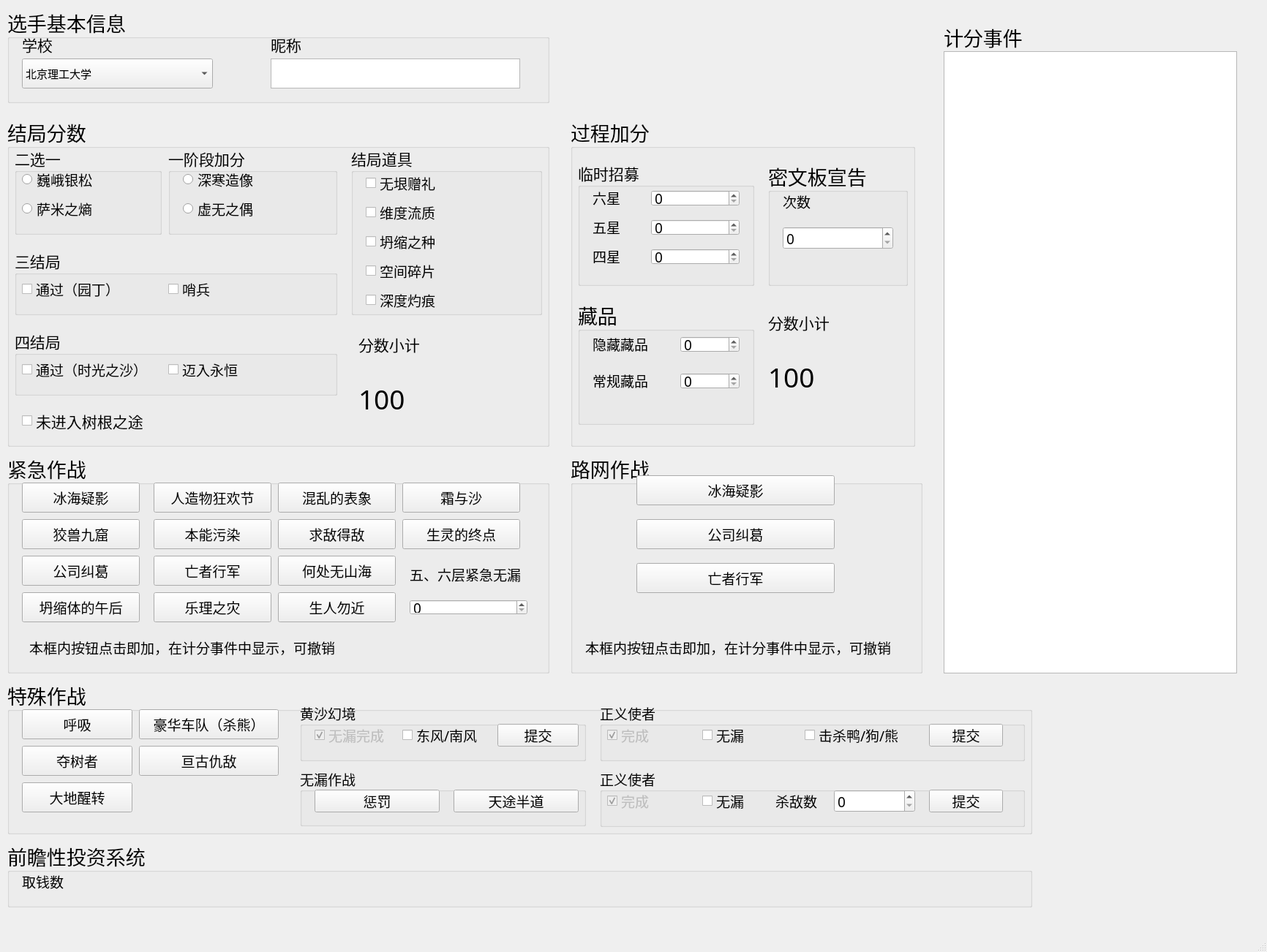
<?xml version="1.0" encoding="UTF-8"?>
<ui version="4.0">
 <class>MainWindow</class>
 <widget class="QMainWindow" name="MainWindow">
  <property name="geometry">
   <rect>
    <x>0</x>
    <y>0</y>
    <width>1732</width>
    <height>1302</height>
   </rect>
  </property>
  <property name="windowTitle">
   <string>MainWindow</string>
  </property>
  <widget class="QWidget" name="centralwidget">
   <widget class="QGroupBox" name="basic_inf">
    <property name="geometry">
     <rect>
      <x>10</x>
      <y>10</y>
      <width>741</width>
      <height>131</height>
     </rect>
    </property>
    <property name="font">
     <font>
      <family>黑体</family>
      <pointsize>20</pointsize>
     </font>
    </property>
    <property name="title">
     <string>选手基本信息</string>
    </property>
    <widget class="QLabel" name="label">
     <property name="geometry">
      <rect>
       <x>20</x>
       <y>30</y>
       <width>61</width>
       <height>41</height>
      </rect>
     </property>
     <property name="font">
      <font>
       <family>黑体</family>
       <pointsize>16</pointsize>
      </font>
     </property>
     <property name="text">
      <string>学校</string>
     </property>
    </widget>
    <widget class="QComboBox" name="canSchool">
     <property name="geometry">
      <rect>
       <x>20</x>
       <y>70</y>
       <width>261</width>
       <height>41</height>
      </rect>
     </property>
     <property name="font">
      <font>
       <family>黑体</family>
       <pointsize>11</pointsize>
      </font>
     </property>
     <property name="currentIndex">
      <number>0</number>
     </property>
     <item>
      <property name="text">
       <string>北京理工大学</string>
      </property>
     </item>
     <item>
      <property name="text">
       <string>北京邮电大学</string>
      </property>
     </item>
     <item>
      <property name="text">
       <string>北京航空航天大学</string>
      </property>
     </item>
    </widget>
    <widget class="QLabel" name="label_2">
     <property name="geometry">
      <rect>
       <x>360</x>
       <y>30</y>
       <width>61</width>
       <height>41</height>
      </rect>
     </property>
     <property name="font">
      <font>
       <family>黑体</family>
       <pointsize>16</pointsize>
      </font>
     </property>
     <property name="text">
      <string>昵称</string>
     </property>
    </widget>
    <widget class="QPlainTextEdit" name="canNickName">
     <property name="geometry">
      <rect>
       <x>360</x>
       <y>70</y>
       <width>341</width>
       <height>41</height>
      </rect>
     </property>
     <property name="font">
      <font>
       <family>黑体</family>
       <pointsize>14</pointsize>
      </font>
     </property>
    </widget>
   </widget>
   <widget class="QTextBrowser" name="score_log">
    <property name="geometry">
     <rect>
      <x>1290</x>
      <y>70</y>
      <width>401</width>
      <height>851</height>
     </rect>
    </property>
   </widget>
   <widget class="QLabel" name="label_3">
    <property name="geometry">
     <rect>
      <x>1290</x>
      <y>30</y>
      <width>221</width>
      <height>41</height>
     </rect>
    </property>
    <property name="font">
     <font>
      <family>黑体</family>
      <pointsize>20</pointsize>
     </font>
    </property>
    <property name="text">
     <string>计分事件</string>
    </property>
   </widget>
   <widget class="QGroupBox" name="groupBox_2">
    <property name="geometry">
     <rect>
      <x>10</x>
      <y>160</y>
      <width>741</width>
      <height>451</height>
     </rect>
    </property>
    <property name="font">
     <font>
      <family>黑体</family>
      <pointsize>20</pointsize>
     </font>
    </property>
    <property name="title">
     <string>结局分数</string>
    </property>
    <widget class="QGroupBox" name="end_oneOtwo">
     <property name="geometry">
      <rect>
       <x>10</x>
       <y>40</y>
       <width>201</width>
       <height>121</height>
      </rect>
     </property>
     <property name="font">
      <font>
       <family>黑体</family>
       <pointsize>16</pointsize>
      </font>
     </property>
     <property name="title">
      <string>二选一</string>
     </property>
     <widget class="QRadioButton" name="end_one">
      <property name="geometry">
       <rect>
        <x>10</x>
        <y>30</y>
        <width>181</width>
        <height>31</height>
       </rect>
      </property>
      <property name="font">
       <font>
        <family>黑体</family>
        <pointsize>14</pointsize>
       </font>
      </property>
      <property name="text">
       <string>巍峨银松</string>
      </property>
     </widget>
     <widget class="QRadioButton" name="end_two">
      <property name="geometry">
       <rect>
        <x>10</x>
        <y>70</y>
        <width>171</width>
        <height>31</height>
       </rect>
      </property>
      <property name="font">
       <font>
        <family>黑体</family>
        <pointsize>14</pointsize>
       </font>
      </property>
      <property name="text">
       <string>萨米之熵</string>
      </property>
     </widget>
    </widget>
    <widget class="QGroupBox" name="end_oneOtwo_plus">
     <property name="geometry">
      <rect>
       <x>220</x>
       <y>40</y>
       <width>231</width>
       <height>121</height>
      </rect>
     </property>
     <property name="font">
      <font>
       <family>黑体</family>
       <pointsize>16</pointsize>
      </font>
     </property>
     <property name="title">
      <string>一阶段加分</string>
     </property>
     <widget class="QRadioButton" name="end_one_plus">
      <property name="geometry">
       <rect>
        <x>20</x>
        <y>30</y>
        <width>181</width>
        <height>31</height>
       </rect>
      </property>
      <property name="font">
       <font>
        <family>黑体</family>
        <pointsize>14</pointsize>
       </font>
      </property>
      <property name="text">
       <string>深寒造像</string>
      </property>
     </widget>
     <widget class="QRadioButton" name="end_two_plus">
      <property name="geometry">
       <rect>
        <x>20</x>
        <y>70</y>
        <width>171</width>
        <height>31</height>
       </rect>
      </property>
      <property name="font">
       <font>
        <family>黑体</family>
        <pointsize>14</pointsize>
       </font>
      </property>
      <property name="text">
       <string>虚无之偶</string>
      </property>
     </widget>
    </widget>
    <widget class="QGroupBox" name="end_three">
     <property name="geometry">
      <rect>
       <x>10</x>
       <y>180</y>
       <width>441</width>
       <height>91</height>
      </rect>
     </property>
     <property name="font">
      <font>
       <family>黑体</family>
       <pointsize>16</pointsize>
      </font>
     </property>
     <property name="title">
      <string>三结局</string>
     </property>
     <widget class="QCheckBox" name="end_three_checked">
      <property name="geometry">
       <rect>
        <x>10</x>
        <y>40</y>
        <width>191</width>
        <height>31</height>
       </rect>
      </property>
      <property name="font">
       <font>
        <family>黑体</family>
        <pointsize>14</pointsize>
       </font>
      </property>
      <property name="text">
       <string>通过（园丁）</string>
      </property>
     </widget>
     <widget class="QCheckBox" name="end_three_plus">
      <property name="geometry">
       <rect>
        <x>210</x>
        <y>40</y>
        <width>191</width>
        <height>31</height>
       </rect>
      </property>
      <property name="font">
       <font>
        <family>黑体</family>
        <pointsize>14</pointsize>
       </font>
      </property>
      <property name="text">
       <string>哨兵</string>
      </property>
     </widget>
    </widget>
    <widget class="QGroupBox" name="end_four">
     <property name="geometry">
      <rect>
       <x>10</x>
       <y>290</y>
       <width>441</width>
       <height>91</height>
      </rect>
     </property>
     <property name="font">
      <font>
       <family>黑体</family>
       <pointsize>16</pointsize>
      </font>
     </property>
     <property name="title">
      <string>四结局</string>
     </property>
     <widget class="QCheckBox" name="end_four_checked">
      <property name="geometry">
       <rect>
        <x>10</x>
        <y>40</y>
        <width>191</width>
        <height>31</height>
       </rect>
      </property>
      <property name="font">
       <font>
        <family>黑体</family>
        <pointsize>14</pointsize>
       </font>
      </property>
      <property name="text">
       <string>通过（时光之沙）</string>
      </property>
     </widget>
     <widget class="QCheckBox" name="end_four_plus">
      <property name="geometry">
       <rect>
        <x>210</x>
        <y>40</y>
        <width>191</width>
        <height>31</height>
       </rect>
      </property>
      <property name="font">
       <font>
        <family>黑体</family>
        <pointsize>14</pointsize>
       </font>
      </property>
      <property name="text">
       <string>迈入永恒</string>
      </property>
     </widget>
    </widget>
    <widget class="QCheckBox" name="end_no_cave">
     <property name="geometry">
      <rect>
       <x>20</x>
       <y>400</y>
       <width>441</width>
       <height>31</height>
      </rect>
     </property>
     <property name="font">
      <font>
       <family>黑体</family>
       <pointsize>16</pointsize>
      </font>
     </property>
     <property name="text">
      <string>未进入树根之途</string>
     </property>
    </widget>
    <widget class="QGroupBox" name="end_collectible">
     <property name="geometry">
      <rect>
       <x>470</x>
       <y>40</y>
       <width>261</width>
       <height>231</height>
      </rect>
     </property>
     <property name="font">
      <font>
       <family>黑体</family>
       <pointsize>16</pointsize>
      </font>
     </property>
     <property name="title">
      <string>结局道具</string>
     </property>
     <widget class="QCheckBox" name="end_collectible_wuyin">
      <property name="geometry">
       <rect>
        <x>20</x>
        <y>30</y>
        <width>201</width>
        <height>41</height>
       </rect>
      </property>
      <property name="font">
       <font>
        <family>黑体</family>
        <pointsize>14</pointsize>
       </font>
      </property>
      <property name="text">
       <string>无垠赠礼</string>
      </property>
     </widget>
     <widget class="QCheckBox" name="end_collectible_weidu">
      <property name="geometry">
       <rect>
        <x>20</x>
        <y>70</y>
        <width>201</width>
        <height>41</height>
       </rect>
      </property>
      <property name="font">
       <font>
        <family>黑体</family>
        <pointsize>14</pointsize>
       </font>
      </property>
      <property name="text">
       <string>维度流质</string>
      </property>
     </widget>
     <widget class="QCheckBox" name="end_collectible_tansuo">
      <property name="geometry">
       <rect>
        <x>20</x>
        <y>110</y>
        <width>201</width>
        <height>41</height>
       </rect>
      </property>
      <property name="font">
       <font>
        <family>黑体</family>
        <pointsize>14</pointsize>
       </font>
      </property>
      <property name="text">
       <string>坍缩之种</string>
      </property>
     </widget>
     <widget class="QCheckBox" name="end_collectible_kongjian">
      <property name="geometry">
       <rect>
        <x>20</x>
        <y>150</y>
        <width>201</width>
        <height>41</height>
       </rect>
      </property>
      <property name="font">
       <font>
        <family>黑体</family>
        <pointsize>14</pointsize>
       </font>
      </property>
      <property name="text">
       <string>空间碎片</string>
      </property>
      <property name="checked">
       <bool>false</bool>
      </property>
     </widget>
     <widget class="QCheckBox" name="end_collectible_shendu">
      <property name="geometry">
       <rect>
        <x>20</x>
        <y>190</y>
        <width>201</width>
        <height>41</height>
       </rect>
      </property>
      <property name="font">
       <font>
        <family>黑体</family>
        <pointsize>14</pointsize>
       </font>
      </property>
      <property name="text">
       <string>深度灼痕</string>
      </property>
     </widget>
    </widget>
    <widget class="QLabel" name="label_4">
     <property name="geometry">
      <rect>
       <x>480</x>
       <y>290</y>
       <width>161</width>
       <height>41</height>
      </rect>
     </property>
     <property name="font">
      <font>
       <family>黑体</family>
       <pointsize>16</pointsize>
      </font>
     </property>
     <property name="text">
      <string>分数小计</string>
     </property>
    </widget>
    <widget class="QLabel" name="end_score_ssum">
     <property name="geometry">
      <rect>
       <x>480</x>
       <y>340</y>
       <width>231</width>
       <height>91</height>
      </rect>
     </property>
     <property name="font">
      <font>
       <family>黑体</family>
       <pointsize>28</pointsize>
       <weight>50</weight>
       <bold>false</bold>
      </font>
     </property>
     <property name="text">
      <string>100</string>
     </property>
    </widget>
   </widget>
   <widget class="QGroupBox" name="backpak">
    <property name="geometry">
     <rect>
      <x>780</x>
      <y>160</y>
      <width>471</width>
      <height>451</height>
     </rect>
    </property>
    <property name="font">
     <font>
      <family>黑体</family>
      <pointsize>20</pointsize>
     </font>
    </property>
    <property name="title">
     <string>过程加分</string>
    </property>
    <widget class="QGroupBox" name="tempcall">
     <property name="geometry">
      <rect>
       <x>10</x>
       <y>60</y>
       <width>241</width>
       <height>171</height>
      </rect>
     </property>
     <property name="font">
      <font>
       <family>黑体</family>
       <pointsize>16</pointsize>
      </font>
     </property>
     <property name="title">
      <string>临时招募</string>
     </property>
     <widget class="QLabel" name="label_5">
      <property name="geometry">
       <rect>
        <x>20</x>
        <y>30</y>
        <width>54</width>
        <height>41</height>
       </rect>
      </property>
      <property name="font">
       <font>
        <family>黑体</family>
        <pointsize>14</pointsize>
       </font>
      </property>
      <property name="text">
       <string>六星</string>
      </property>
     </widget>
     <widget class="QLabel" name="label_6">
      <property name="geometry">
       <rect>
        <x>20</x>
        <y>70</y>
        <width>54</width>
        <height>41</height>
       </rect>
      </property>
      <property name="font">
       <font>
        <family>黑体</family>
        <pointsize>14</pointsize>
       </font>
      </property>
      <property name="text">
       <string>五星</string>
      </property>
     </widget>
     <widget class="QLabel" name="label_7">
      <property name="geometry">
       <rect>
        <x>20</x>
        <y>110</y>
        <width>54</width>
        <height>41</height>
       </rect>
      </property>
      <property name="font">
       <font>
        <family>黑体</family>
        <pointsize>14</pointsize>
       </font>
      </property>
      <property name="text">
       <string>四星</string>
      </property>
     </widget>
     <widget class="QSpinBox" name="tempcall_six_count">
      <property name="geometry">
       <rect>
        <x>100</x>
        <y>40</y>
        <width>121</width>
        <height>22</height>
       </rect>
      </property>
      <property name="font">
       <font>
        <family>黑体</family>
        <pointsize>14</pointsize>
       </font>
      </property>
      <property name="layoutDirection">
       <enum>Qt::LeftToRight</enum>
      </property>
     </widget>
     <widget class="QSpinBox" name="tempcall_five_count">
      <property name="geometry">
       <rect>
        <x>100</x>
        <y>80</y>
        <width>121</width>
        <height>22</height>
       </rect>
      </property>
      <property name="font">
       <font>
        <family>黑体</family>
        <pointsize>14</pointsize>
       </font>
      </property>
      <property name="layoutDirection">
       <enum>Qt::LeftToRight</enum>
      </property>
     </widget>
     <widget class="QSpinBox" name="tempcall_four_count">
      <property name="geometry">
       <rect>
        <x>100</x>
        <y>120</y>
        <width>121</width>
        <height>22</height>
       </rect>
      </property>
      <property name="font">
       <font>
        <family>黑体</family>
        <pointsize>14</pointsize>
       </font>
      </property>
      <property name="layoutDirection">
       <enum>Qt::LeftToRight</enum>
      </property>
     </widget>
    </widget>
    <widget class="QGroupBox" name="collectible">
     <property name="geometry">
      <rect>
       <x>10</x>
       <y>250</y>
       <width>241</width>
       <height>171</height>
      </rect>
     </property>
     <property name="title">
      <string>藏品</string>
     </property>
     <widget class="QLabel" name="label_8">
      <property name="geometry">
       <rect>
        <x>20</x>
        <y>40</y>
        <width>91</width>
        <height>41</height>
       </rect>
      </property>
      <property name="font">
       <font>
        <family>黑体</family>
        <pointsize>14</pointsize>
       </font>
      </property>
      <property name="text">
       <string>隐藏藏品</string>
      </property>
     </widget>
     <widget class="QLabel" name="label_9">
      <property name="geometry">
       <rect>
        <x>20</x>
        <y>90</y>
        <width>91</width>
        <height>41</height>
       </rect>
      </property>
      <property name="font">
       <font>
        <family>黑体</family>
        <pointsize>14</pointsize>
       </font>
      </property>
      <property name="text">
       <string>常规藏品</string>
      </property>
     </widget>
     <widget class="QSpinBox" name="special_collectible_count">
      <property name="geometry">
       <rect>
        <x>140</x>
        <y>50</y>
        <width>81</width>
        <height>22</height>
       </rect>
      </property>
      <property name="font">
       <font>
        <family>黑体</family>
        <pointsize>14</pointsize>
       </font>
      </property>
     </widget>
     <widget class="QSpinBox" name="normal_collectible_count">
      <property name="geometry">
       <rect>
        <x>140</x>
        <y>100</y>
        <width>81</width>
        <height>22</height>
       </rect>
      </property>
      <property name="font">
       <font>
        <family>黑体</family>
        <pointsize>14</pointsize>
       </font>
      </property>
     </widget>
    </widget>
    <widget class="QGroupBox" name="secretspoke">
     <property name="geometry">
      <rect>
       <x>270</x>
       <y>60</y>
       <width>191</width>
       <height>171</height>
      </rect>
     </property>
     <property name="title">
      <string>密文板宣告</string>
     </property>
     <widget class="QLabel" name="label_10">
      <property name="geometry">
       <rect>
        <x>20</x>
        <y>40</y>
        <width>101</width>
        <height>31</height>
       </rect>
      </property>
      <property name="font">
       <font>
        <family>黑体</family>
        <pointsize>14</pointsize>
       </font>
      </property>
      <property name="text">
       <string>次数</string>
      </property>
     </widget>
     <widget class="QSpinBox" name="secretspoke_times">
      <property name="geometry">
       <rect>
        <x>20</x>
        <y>90</y>
        <width>151</width>
        <height>31</height>
       </rect>
      </property>
      <property name="font">
       <font>
        <family>黑体</family>
        <pointsize>14</pointsize>
       </font>
      </property>
     </widget>
    </widget>
    <widget class="QLabel" name="label_11">
     <property name="geometry">
      <rect>
       <x>270</x>
       <y>260</y>
       <width>161</width>
       <height>41</height>
      </rect>
     </property>
     <property name="font">
      <font>
       <family>黑体</family>
       <pointsize>16</pointsize>
      </font>
     </property>
     <property name="text">
      <string>分数小计</string>
     </property>
    </widget>
    <widget class="QLabel" name="backpak_score_ssum">
     <property name="geometry">
      <rect>
       <x>270</x>
       <y>310</y>
       <width>181</width>
       <height>91</height>
      </rect>
     </property>
     <property name="font">
      <font>
       <family>黑体</family>
       <pointsize>28</pointsize>
       <weight>50</weight>
       <bold>false</bold>
      </font>
     </property>
     <property name="text">
      <string>100</string>
     </property>
    </widget>
   </widget>
   <widget class="QGroupBox" name="groupBox">
    <property name="geometry">
     <rect>
      <x>10</x>
      <y>620</y>
      <width>741</width>
      <height>301</height>
     </rect>
    </property>
    <property name="font">
     <font>
      <family>黑体</family>
      <pointsize>20</pointsize>
     </font>
    </property>
    <property name="title">
     <string>紧急作战</string>
    </property>
    <widget class="QLabel" name="label_12">
     <property name="geometry">
      <rect>
       <x>30</x>
       <y>250</y>
       <width>471</width>
       <height>31</height>
      </rect>
     </property>
     <property name="font">
      <font>
       <family>黑体</family>
       <pointsize>14</pointsize>
      </font>
     </property>
     <property name="text">
      <string>本框内按钮点击即加，在计分事件中显示，可撤销</string>
     </property>
    </widget>
    <widget class="QPushButton" name="pushButton">
     <property name="geometry">
      <rect>
       <x>20</x>
       <y>40</y>
       <width>161</width>
       <height>41</height>
      </rect>
     </property>
     <property name="font">
      <font>
       <family>黑体</family>
       <pointsize>14</pointsize>
      </font>
     </property>
     <property name="text">
      <string>冰海疑影</string>
     </property>
    </widget>
    <widget class="QPushButton" name="pushButton_2">
     <property name="geometry">
      <rect>
       <x>20</x>
       <y>90</y>
       <width>161</width>
       <height>41</height>
      </rect>
     </property>
     <property name="font">
      <font>
       <family>黑体</family>
       <pointsize>14</pointsize>
      </font>
     </property>
     <property name="text">
      <string>狡兽九窟</string>
     </property>
    </widget>
    <widget class="QPushButton" name="pushButton_3">
     <property name="geometry">
      <rect>
       <x>20</x>
       <y>140</y>
       <width>161</width>
       <height>41</height>
      </rect>
     </property>
     <property name="font">
      <font>
       <family>黑体</family>
       <pointsize>14</pointsize>
      </font>
     </property>
     <property name="text">
      <string>公司纠葛</string>
     </property>
    </widget>
    <widget class="QPushButton" name="pushButton_4">
     <property name="geometry">
      <rect>
       <x>200</x>
       <y>40</y>
       <width>161</width>
       <height>41</height>
      </rect>
     </property>
     <property name="font">
      <font>
       <family>黑体</family>
       <pointsize>14</pointsize>
      </font>
     </property>
     <property name="text">
      <string>人造物狂欢节</string>
     </property>
    </widget>
    <widget class="QPushButton" name="pushButton_5">
     <property name="geometry">
      <rect>
       <x>200</x>
       <y>90</y>
       <width>161</width>
       <height>41</height>
      </rect>
     </property>
     <property name="font">
      <font>
       <family>黑体</family>
       <pointsize>14</pointsize>
      </font>
     </property>
     <property name="text">
      <string>本能污染</string>
     </property>
    </widget>
    <widget class="QPushButton" name="pushButton_6">
     <property name="geometry">
      <rect>
       <x>200</x>
       <y>140</y>
       <width>161</width>
       <height>41</height>
      </rect>
     </property>
     <property name="font">
      <font>
       <family>黑体</family>
       <pointsize>14</pointsize>
      </font>
     </property>
     <property name="text">
      <string>亡者行军</string>
     </property>
    </widget>
    <widget class="QPushButton" name="pushButton_7">
     <property name="geometry">
      <rect>
       <x>20</x>
       <y>190</y>
       <width>161</width>
       <height>41</height>
      </rect>
     </property>
     <property name="font">
      <font>
       <family>黑体</family>
       <pointsize>14</pointsize>
      </font>
     </property>
     <property name="text">
      <string>坍缩体的午后</string>
     </property>
    </widget>
    <widget class="QPushButton" name="pushButton_8">
     <property name="geometry">
      <rect>
       <x>200</x>
       <y>190</y>
       <width>161</width>
       <height>41</height>
      </rect>
     </property>
     <property name="font">
      <font>
       <family>黑体</family>
       <pointsize>14</pointsize>
      </font>
     </property>
     <property name="text">
      <string>乐理之灾</string>
     </property>
    </widget>
    <widget class="QPushButton" name="pushButton_9">
     <property name="geometry">
      <rect>
       <x>370</x>
       <y>40</y>
       <width>161</width>
       <height>41</height>
      </rect>
     </property>
     <property name="font">
      <font>
       <family>黑体</family>
       <pointsize>14</pointsize>
      </font>
     </property>
     <property name="text">
      <string>混乱的表象</string>
     </property>
    </widget>
    <widget class="QPushButton" name="pushButton_10">
     <property name="geometry">
      <rect>
       <x>370</x>
       <y>90</y>
       <width>161</width>
       <height>41</height>
      </rect>
     </property>
     <property name="font">
      <font>
       <family>黑体</family>
       <pointsize>14</pointsize>
      </font>
     </property>
     <property name="text">
      <string>求敌得敌</string>
     </property>
    </widget>
    <widget class="QPushButton" name="pushButton_11">
     <property name="geometry">
      <rect>
       <x>370</x>
       <y>140</y>
       <width>161</width>
       <height>41</height>
      </rect>
     </property>
     <property name="font">
      <font>
       <family>黑体</family>
       <pointsize>14</pointsize>
      </font>
     </property>
     <property name="text">
      <string>何处无山海</string>
     </property>
    </widget>
    <widget class="QPushButton" name="pushButton_12">
     <property name="geometry">
      <rect>
       <x>370</x>
       <y>190</y>
       <width>161</width>
       <height>41</height>
      </rect>
     </property>
     <property name="font">
      <font>
       <family>黑体</family>
       <pointsize>14</pointsize>
      </font>
     </property>
     <property name="text">
      <string>生人勿近</string>
     </property>
    </widget>
    <widget class="QPushButton" name="pushButton_13">
     <property name="geometry">
      <rect>
       <x>540</x>
       <y>40</y>
       <width>161</width>
       <height>41</height>
      </rect>
     </property>
     <property name="font">
      <font>
       <family>黑体</family>
       <pointsize>14</pointsize>
      </font>
     </property>
     <property name="text">
      <string>霜与沙</string>
     </property>
    </widget>
    <widget class="QPushButton" name="pushButton_14">
     <property name="geometry">
      <rect>
       <x>540</x>
       <y>90</y>
       <width>161</width>
       <height>41</height>
      </rect>
     </property>
     <property name="font">
      <font>
       <family>黑体</family>
       <pointsize>14</pointsize>
      </font>
     </property>
     <property name="text">
      <string>生灵的终点</string>
     </property>
    </widget>
    <widget class="QLabel" name="label_13">
     <property name="geometry">
      <rect>
       <x>550</x>
       <y>140</y>
       <width>171</width>
       <height>51</height>
      </rect>
     </property>
     <property name="font">
      <font>
       <family>黑体</family>
       <pointsize>14</pointsize>
      </font>
     </property>
     <property name="text">
      <string>五、六层紧急无漏</string>
     </property>
    </widget>
    <widget class="QSpinBox" name="spinBox">
     <property name="geometry">
      <rect>
       <x>550</x>
       <y>200</y>
       <width>161</width>
       <height>21</height>
      </rect>
     </property>
     <property name="font">
      <font>
       <family>黑体</family>
       <pointsize>14</pointsize>
      </font>
     </property>
    </widget>
   </widget>
   <widget class="QGroupBox" name="groupBox_3">
    <property name="geometry">
     <rect>
      <x>780</x>
      <y>620</y>
      <width>481</width>
      <height>301</height>
     </rect>
    </property>
    <property name="font">
     <font>
      <family>黑体</family>
      <pointsize>20</pointsize>
     </font>
    </property>
    <property name="title">
     <string>路网作战</string>
    </property>
    <widget class="QLabel" name="label_14">
     <property name="geometry">
      <rect>
       <x>20</x>
       <y>250</y>
       <width>471</width>
       <height>31</height>
      </rect>
     </property>
     <property name="font">
      <font>
       <family>黑体</family>
       <pointsize>14</pointsize>
      </font>
     </property>
     <property name="text">
      <string>本框内按钮点击即加，在计分事件中显示，可撤销</string>
     </property>
    </widget>
    <widget class="QPushButton" name="pushButton_15">
     <property name="geometry">
      <rect>
       <x>90</x>
       <y>30</y>
       <width>271</width>
       <height>41</height>
      </rect>
     </property>
     <property name="font">
      <font>
       <family>黑体</family>
       <pointsize>14</pointsize>
      </font>
     </property>
     <property name="text">
      <string>冰海疑影</string>
     </property>
    </widget>
    <widget class="QPushButton" name="pushButton_16">
     <property name="geometry">
      <rect>
       <x>90</x>
       <y>90</y>
       <width>271</width>
       <height>41</height>
      </rect>
     </property>
     <property name="font">
      <font>
       <family>黑体</family>
       <pointsize>14</pointsize>
      </font>
     </property>
     <property name="text">
      <string>公司纠葛</string>
     </property>
    </widget>
    <widget class="QPushButton" name="pushButton_17">
     <property name="geometry">
      <rect>
       <x>90</x>
       <y>150</y>
       <width>271</width>
       <height>41</height>
      </rect>
     </property>
     <property name="font">
      <font>
       <family>黑体</family>
       <pointsize>14</pointsize>
      </font>
     </property>
     <property name="text">
      <string>亡者行军</string>
     </property>
    </widget>
   </widget>
   <widget class="QGroupBox" name="groupBox_4">
    <property name="geometry">
     <rect>
      <x>10</x>
      <y>930</y>
      <width>1401</width>
      <height>211</height>
     </rect>
    </property>
    <property name="font">
     <font>
      <family>黑体</family>
      <pointsize>20</pointsize>
     </font>
    </property>
    <property name="title">
     <string>特殊作战</string>
    </property>
    <widget class="QPushButton" name="pushButton_18">
     <property name="geometry">
      <rect>
       <x>20</x>
       <y>40</y>
       <width>151</width>
       <height>41</height>
      </rect>
     </property>
     <property name="font">
      <font>
       <family>黑体</family>
       <pointsize>14</pointsize>
      </font>
     </property>
     <property name="text">
      <string>呼吸</string>
     </property>
    </widget>
    <widget class="QPushButton" name="pushButton_19">
     <property name="geometry">
      <rect>
       <x>20</x>
       <y>90</y>
       <width>151</width>
       <height>41</height>
      </rect>
     </property>
     <property name="font">
      <font>
       <family>黑体</family>
       <pointsize>14</pointsize>
      </font>
     </property>
     <property name="text">
      <string>夺树者</string>
     </property>
    </widget>
    <widget class="QPushButton" name="pushButton_20">
     <property name="geometry">
      <rect>
       <x>20</x>
       <y>140</y>
       <width>151</width>
       <height>41</height>
      </rect>
     </property>
     <property name="font">
      <font>
       <family>黑体</family>
       <pointsize>14</pointsize>
      </font>
     </property>
     <property name="text">
      <string>大地醒转</string>
     </property>
    </widget>
    <widget class="QPushButton" name="pushButton_21">
     <property name="geometry">
      <rect>
       <x>180</x>
       <y>40</y>
       <width>191</width>
       <height>41</height>
      </rect>
     </property>
     <property name="font">
      <font>
       <family>黑体</family>
       <pointsize>14</pointsize>
      </font>
     </property>
     <property name="text">
      <string>豪华车队（杀熊）</string>
     </property>
    </widget>
    <widget class="QPushButton" name="pushButton_22">
     <property name="geometry">
      <rect>
       <x>180</x>
       <y>90</y>
       <width>191</width>
       <height>41</height>
      </rect>
     </property>
     <property name="font">
      <font>
       <family>黑体</family>
       <pointsize>14</pointsize>
      </font>
     </property>
     <property name="text">
      <string>亘古仇敌</string>
     </property>
    </widget>
    <widget class="QGroupBox" name="groupBox_5">
     <property name="geometry">
      <rect>
       <x>400</x>
       <y>30</y>
       <width>391</width>
       <height>81</height>
      </rect>
     </property>
     <property name="font">
      <font>
       <family>黑体</family>
       <pointsize>14</pointsize>
      </font>
     </property>
     <property name="title">
      <string>黄沙幻境</string>
     </property>
     <widget class="QPushButton" name="pushButton_23">
      <property name="geometry">
       <rect>
        <x>270</x>
        <y>30</y>
        <width>111</width>
        <height>31</height>
       </rect>
      </property>
      <property name="text">
       <string>提交</string>
      </property>
     </widget>
     <widget class="QCheckBox" name="checkBox">
      <property name="geometry">
       <rect>
        <x>140</x>
        <y>30</y>
        <width>131</width>
        <height>31</height>
       </rect>
      </property>
      <property name="text">
       <string>东风/南风</string>
      </property>
     </widget>
     <widget class="QCheckBox" name="checkBox_2">
      <property name="enabled">
       <bool>false</bool>
      </property>
      <property name="geometry">
       <rect>
        <x>20</x>
        <y>30</y>
        <width>151</width>
        <height>31</height>
       </rect>
      </property>
      <property name="text">
       <string>无漏完成</string>
      </property>
      <property name="checkable">
       <bool>true</bool>
      </property>
      <property name="checked">
       <bool>true</bool>
      </property>
     </widget>
    </widget>
    <widget class="QGroupBox" name="groupBox_6">
     <property name="geometry">
      <rect>
       <x>400</x>
       <y>120</y>
       <width>391</width>
       <height>80</height>
      </rect>
     </property>
     <property name="font">
      <font>
       <family>黑体</family>
       <pointsize>14</pointsize>
      </font>
     </property>
     <property name="title">
      <string>无漏作战</string>
     </property>
     <widget class="QPushButton" name="pushButton_24">
      <property name="geometry">
       <rect>
        <x>20</x>
        <y>30</y>
        <width>171</width>
        <height>31</height>
       </rect>
      </property>
      <property name="text">
       <string>惩罚</string>
      </property>
     </widget>
     <widget class="QPushButton" name="pushButton_25">
      <property name="geometry">
       <rect>
        <x>210</x>
        <y>30</y>
        <width>171</width>
        <height>31</height>
       </rect>
      </property>
      <property name="text">
       <string>天途半道</string>
      </property>
     </widget>
    </widget>
    <widget class="QGroupBox" name="groupBox_7">
     <property name="geometry">
      <rect>
       <x>810</x>
       <y>30</y>
       <width>581</width>
       <height>81</height>
      </rect>
     </property>
     <property name="font">
      <font>
       <family>黑体</family>
       <pointsize>14</pointsize>
      </font>
     </property>
     <property name="title">
      <string>正义使者</string>
     </property>
     <widget class="QCheckBox" name="checkBox_3">
      <property name="enabled">
       <bool>false</bool>
      </property>
      <property name="geometry">
       <rect>
        <x>10</x>
        <y>30</y>
        <width>131</width>
        <height>31</height>
       </rect>
      </property>
      <property name="text">
       <string>完成</string>
      </property>
      <property name="checked">
       <bool>true</bool>
      </property>
     </widget>
     <widget class="QCheckBox" name="checkBox_4">
      <property name="geometry">
       <rect>
        <x>140</x>
        <y>30</y>
        <width>131</width>
        <height>31</height>
       </rect>
      </property>
      <property name="text">
       <string>无漏</string>
      </property>
     </widget>
     <widget class="QCheckBox" name="checkBox_5">
      <property name="geometry">
       <rect>
        <x>280</x>
        <y>30</y>
        <width>161</width>
        <height>31</height>
       </rect>
      </property>
      <property name="text">
       <string>击杀鸭/狗/熊</string>
      </property>
     </widget>
     <widget class="QPushButton" name="pushButton_26">
      <property name="geometry">
       <rect>
        <x>450</x>
        <y>30</y>
        <width>101</width>
        <height>31</height>
       </rect>
      </property>
      <property name="text">
       <string>提交</string>
      </property>
     </widget>
    </widget>
    <widget class="QGroupBox" name="groupBox_8">
     <property name="geometry">
      <rect>
       <x>810</x>
       <y>120</y>
       <width>581</width>
       <height>81</height>
      </rect>
     </property>
     <property name="font">
      <font>
       <family>黑体</family>
       <pointsize>14</pointsize>
      </font>
     </property>
     <property name="title">
      <string>正义使者</string>
     </property>
     <widget class="QCheckBox" name="checkBox_9">
      <property name="enabled">
       <bool>false</bool>
      </property>
      <property name="geometry">
       <rect>
        <x>10</x>
        <y>30</y>
        <width>131</width>
        <height>31</height>
       </rect>
      </property>
      <property name="text">
       <string>完成</string>
      </property>
      <property name="checked">
       <bool>true</bool>
      </property>
     </widget>
     <widget class="QCheckBox" name="checkBox_10">
      <property name="geometry">
       <rect>
        <x>140</x>
        <y>30</y>
        <width>131</width>
        <height>31</height>
       </rect>
      </property>
      <property name="text">
       <string>无漏</string>
      </property>
     </widget>
     <widget class="QPushButton" name="pushButton_28">
      <property name="geometry">
       <rect>
        <x>450</x>
        <y>30</y>
        <width>101</width>
        <height>31</height>
       </rect>
      </property>
      <property name="text">
       <string>提交</string>
      </property>
     </widget>
     <widget class="QSpinBox" name="spinBox_2">
      <property name="geometry">
       <rect>
        <x>320</x>
        <y>30</y>
        <width>111</width>
        <height>31</height>
       </rect>
      </property>
     </widget>
     <widget class="QLabel" name="label_15">
      <property name="geometry">
       <rect>
        <x>240</x>
        <y>30</y>
        <width>71</width>
        <height>31</height>
       </rect>
      </property>
      <property name="text">
       <string>杀敌数</string>
      </property>
     </widget>
    </widget>
   </widget>
   <widget class="QGroupBox" name="groupBox_9">
    <property name="geometry">
     <rect>
      <x>10</x>
      <y>1150</y>
      <width>1401</width>
      <height>91</height>
     </rect>
    </property>
    <property name="font">
     <font>
      <family>黑体</family>
      <pointsize>20</pointsize>
     </font>
    </property>
    <property name="title">
     <string>前瞻性投资系统</string>
    </property>
    <widget class="QLabel" name="label_16">
     <property name="geometry">
      <rect>
       <x>20</x>
       <y>40</y>
       <width>81</width>
       <height>31</height>
      </rect>
     </property>
     <property name="font">
      <font>
       <family>黑体</family>
       <pointsize>14</pointsize>
      </font>
     </property>
     <property name="text">
      <string>取钱数</string>
     </property>
    </widget>
   </widget>
  </widget>
  <widget class="QMenuBar" name="menubar">
   <property name="geometry">
    <rect>
     <x>0</x>
     <y>0</y>
     <width>1732</width>
     <height>23</height>
    </rect>
   </property>
  </widget>
  <widget class="QStatusBar" name="statusbar"/>
 </widget>
 <resources/>
 <connections/>
</ui>
